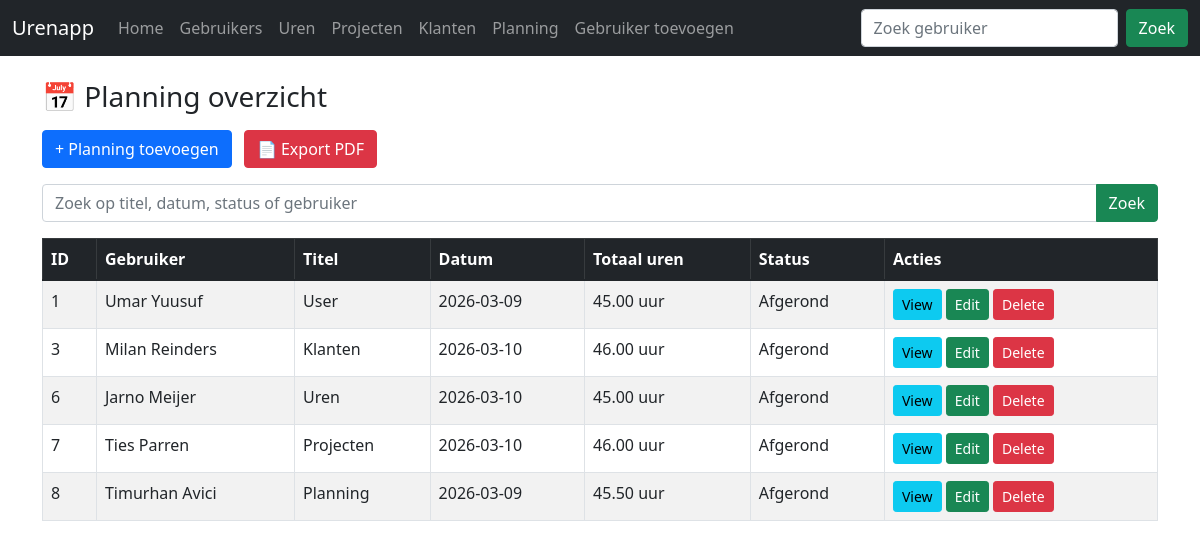
Screenshot of /planning/planning.php with the database file from the repository.
### tables this page shows
CREATE TABLE IF NOT EXISTS `planning` (
  `id` int NOT NULL AUTO_INCREMENT,
  `titel` varchar(100) NOT NULL,
  `beschrijving` text,
  `datum` date NOT NULL,
  `tijd` time DEFAULT NULL,
  `status` varchar(50) DEFAULT 'open',
  `user_id` int DEFAULT NULL,
  PRIMARY KEY (`id`)
);

CREATE TABLE IF NOT EXISTS `users` (
  `Id` int NOT NULL AUTO_INCREMENT,
  `Naam` varchar(100) NOT NULL,
  `Email` varchar(100) NOT NULL,
  `Rol` varchar(50) NOT NULL,
  PRIMARY KEY (`Id`)
);

### planning/planning.php (the view, shortened to what this page needs)
<?php
require '../dbcon.php';
?>
<!doctype html>
<html>
<head>
    <link href="https://cdn.jsdelivr.net/npm/bootstrap@5.1.3/dist/css/bootstrap.min.css" rel="stylesheet">
</head>
<body>
<?php include '../navbar.php'; ?>
<div class="container mt-4">
<h3 class="mb-3">📅 Planning overzicht</h3>
<div class="mb-3">
    <a href="create-planning.php" class="btn btn-primary me-2">+ Planning toevoegen</a>
    <a href="../pdf.php?page=planning" class="btn btn-danger">📄 Export PDF</a>
</div>
<form method="GET">
    <div class="input-group mb-3">
        <input type="text"
               name="search"
               value="<?= $_GET['search'] ?? '' ?>"
               class="form-control"
               placeholder="Zoek op titel, datum, status of gebruiker">
        <button class="btn btn-success">Zoek</button>
    </div>
</form>
<table class="table table-bordered table-striped">
<thead class="table-dark">
<tr>
    <th>ID</th>
    <th>Gebruiker</th>
    <th>Titel</th>
    <th>Datum</th>
    <th>Totaal uren</th>
    <th>Status</th>
    <th>Acties</th>
</tr>
</thead>
<tbody>
<?php
if(!empty($_GET['search'])){
    $search = mysqli_real_escape_string($con, $_GET['search']);
    $query = "SELECT p.*, u.Naam AS gebruiker,
        (SELECT SUM(aantal_uren)
         FROM uren
         WHERE uren.user_id = p.user_id
         AND uren.datum = p.datum) AS totaal_uren
        FROM planning p
        LEFT JOIN users u ON u.Id = p.user_id
        WHERE p.titel LIKE '%$search%'
        OR p.datum LIKE '%$search%'
        OR p.status LIKE '%$search%'
        OR u.Naam LIKE '%$search%'";
} else {
    $query = "SELECT p.*, u.Naam AS gebruiker,
        (SELECT SUM(aantal_uren)
         FROM uren
         WHERE uren.user_id = p.user_id
         AND uren.datum = p.datum) AS totaal_uren
        FROM planning p
        LEFT JOIN users u ON u.Id = p.user_id";
}
$result = mysqli_query($con, $query);
if(mysqli_num_rows($result) > 0){
    foreach($result as $row){
?>
<tr>
    <td><?= $row['id']; ?></td>
    <td><?= $row['gebruiker'] ?? '-'; ?></td>
    <td><?= $row['titel']; ?></td>
    <td><?= $row['datum']; ?></td>
    <td><?= $row['totaal_uren'] ?? 0; ?> uur</td>
    <td><?= $row['status']; ?></td>
    <td>
        <a href="view-planning.php?id=<?= $row['id']; ?>" class="btn btn-info btn-sm">View</a>
        <a href="edit-planning.php?id=<?= $row['id']; ?>" class="btn btn-success btn-sm">Edit</a>
        <form action="../code.php" method="POST" class="d-inline">
            <button type="submit" name="delete_planning" value="<?= $row['id']; ?>" class="btn btn-danger btn-sm">
                Delete
            </button>
        </form>
    </td>
</tr>
<?php
    }
} else {
    echo "<tr><td colspan='7'>Geen data gevonden</td></tr>";
}
?>
</tbody>
</table>
</div>
</body>
</html>

### rows the page displays
planning: id "1", user.Naam "Umar Yuusuf", titel "User", datum "2026-03-09", totaal_uren "45.00", status "Afgerond"
planning: id "3", user.Naam "Milan Reinders", titel "Klanten", datum "2026-03-10", totaal_uren "46.00", status "Afgerond"
planning: id "6", user.Naam "Jarno Meijer", titel "Uren", datum "2026-03-10", totaal_uren "45.00", status "Afgerond"
planning: id "7", user.Naam "Ties Parren", titel "Projecten", datum "2026-03-10", totaal_uren "46.00", status "Afgerond"
planning: id "8", user.Naam "Timurhan Avici", titel "Planning", datum "2026-03-09", totaal_uren "45.50", status "Afgerond"
